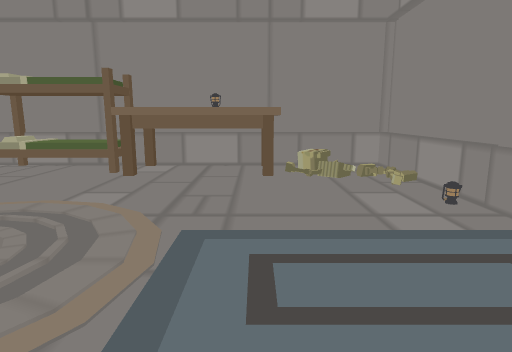
view 1 (above)

18 first-person views from a walk through a 3-D level made in the Unity game engine. The camera is 1.4 m above the floor, tilts 10° down and sees 75° across. The floor is counted in squares, 1 m on a side. Each view is taken from the middle of a square. On the plan, view 1 faces up. The plan holds only what a view shows up to about 15 squares ahead; the rest is blank. The place goes on beyond the plan. The player is left out. Door leaves are left out, so doorways stand open.

view 2
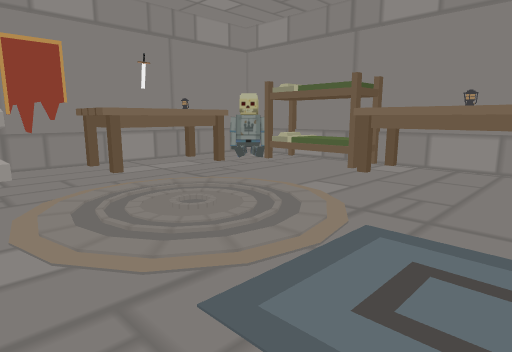

view 3
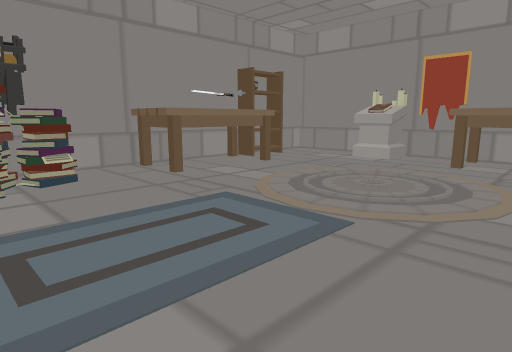

view 4
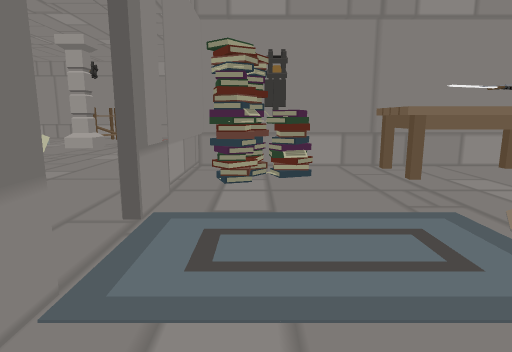

view 5
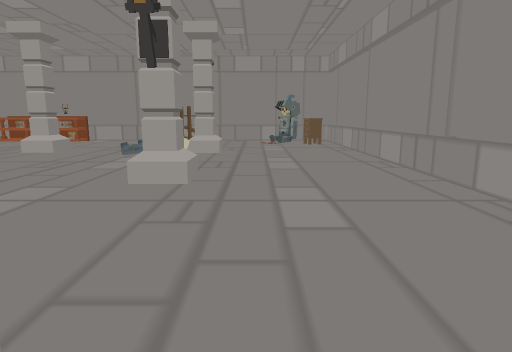

view 6
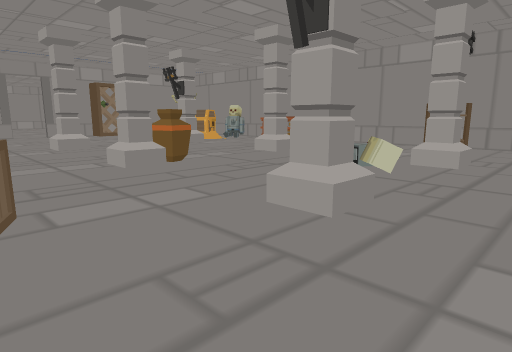

view 7
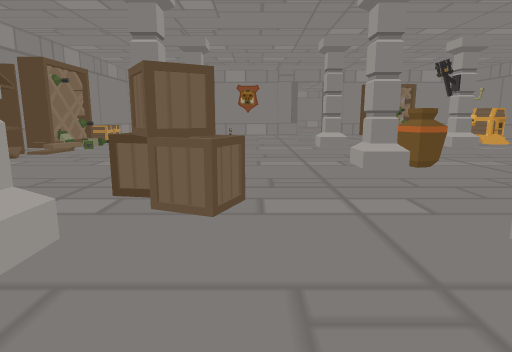

view 8
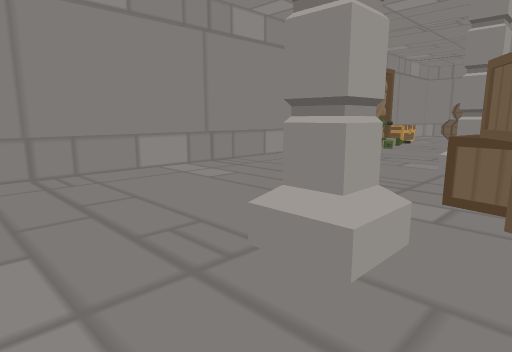

view 9
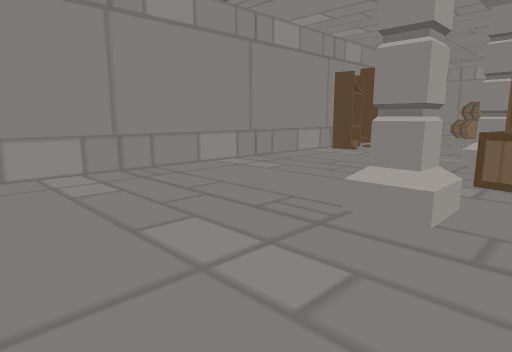

view 10
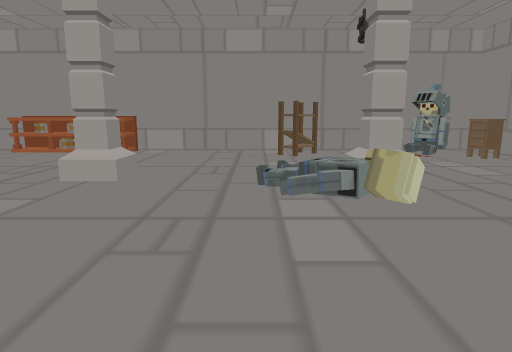

view 11
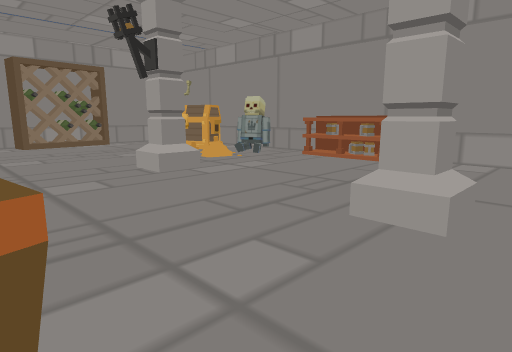

view 12
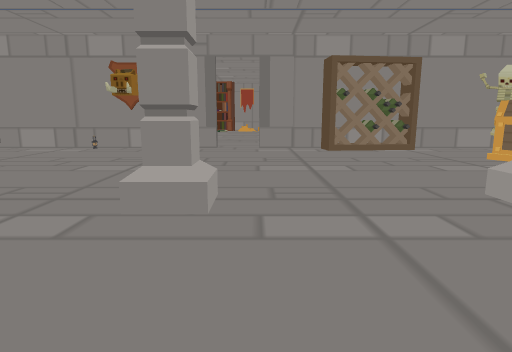

view 13
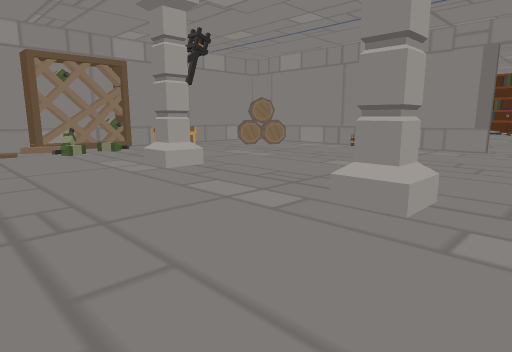

view 14
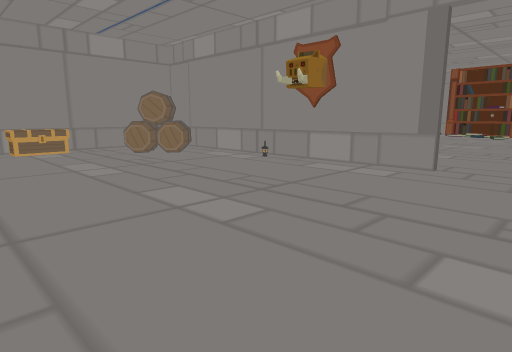

view 15
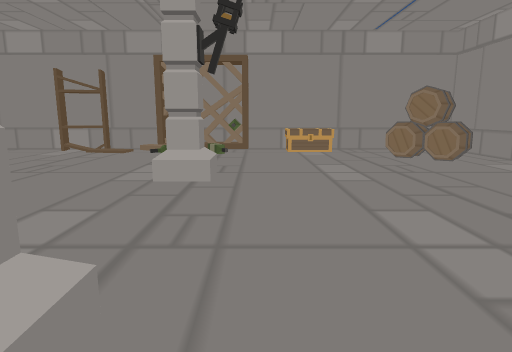

view 16
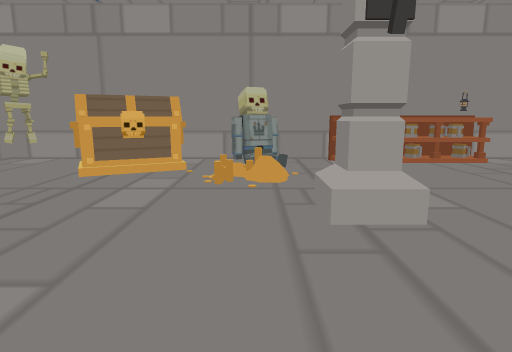

view 17
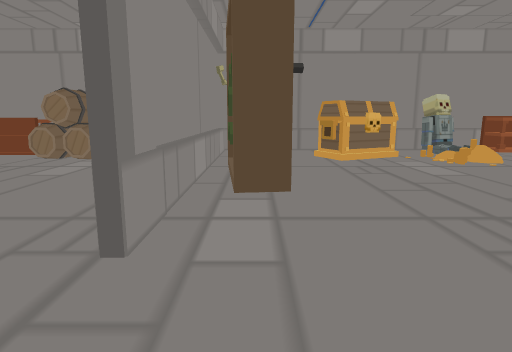

view 18
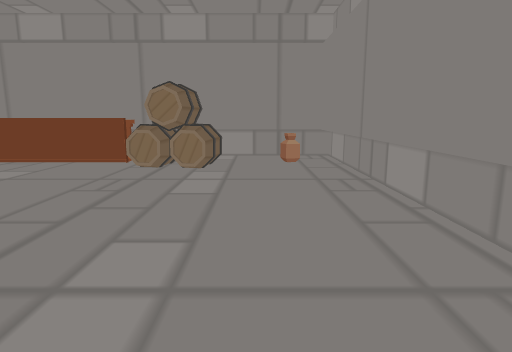

### Floor plan
Points are (right, up) in squares from view 1. A wall is a line through its corners. A room is listed if a view was taken in it or the views show most of it. See-through windows are left out.
Room 1 (views 1, 2, 3, 4)
walls: (3.6, 3.5) (3.6, 9.8); (-3.9, 9.9) (-6.9, 9.9); (3.9, 5.2) (3.9, 9.9) (-3.6, 9.9); (-7, 9.9) (-8.1, 9.9); (-8.9, -3.7) (3.5, -3.7); (3.6, -3.7) (3.6, 1.6)
low walls: (-2.6, -3.5) (-1.9, -3.5); (-1.6, -3.5) (0.5, -3.5); (-5, -3.5) (-2.8, -3.5); (-9, -3.5) (-8.1, -3.5); (3, -3.5) (3.8, -3.5); (3.9, -4.4) (3.9, -0.8)
ways out: open door at (4, 2.5) to room 2
objects: other object (-9, 0) to (-8, 1); other object (-9, 3) to (-8, 7); other object (-9, 6); other object (-9, 8) to (-8, 9); shelf (-7, -3) to (-5, -3); bed (-7, 9) to (-4, 9); other object (-5, -3) to (-2, -2); other object (-3, 8) to (1, 8); other object (-1, 9); other object (1, -2) to (2, -2); other object (2, -3) to (3, -3); other object (2, -2) to (3, -1); other object (2, 9)
Room 2 (views 5, 6, 7, 8, 9, 10, 11, 12, 13, 14, 15, 16, 17, 18)
walls: (33.3, -3.2) (33.3, 8.1); (33.6, -1.8) (33.6, 9.9) (6.1, 9.9); (33.6, -7) (33.6, -9.5); (33.3, -9.4) (33.3, -5.1); (33.6, -9.4) (33.6, -7.2); (33.6, -11.4) (33.6, -14.4) (33.6, -11.4); (29.2, -16.6) (38.2, -16.6); (3.5, -3.7) (3.5, -11.2); (8.4, -16.6) (27.6, -16.6); (39.9, -16.6) (41.5, -16.6); (3.5, -14.5) (3.5, -16.6) (6.8, -16.6)
low walls: (33.3, -7.2) (33.3, -9.5); (21.9, 9.6) (21.4, 9.6); (24.5, 9.6) (23, 9.6); (21.1, 9.6) (18.5, 9.6); (26.4, 9.6) (24.6, 9.6); (22.8, -16.3) (27.5, -16.3); (18.4, 9.6) (6, 9.6); (29.2, -16.3) (30.5, -16.3); (33.3, -13.5) (33.3, -11.4) (33.3, -14.4); (30.9, 9.6) (28.1, 9.6); (33.3, -14.1) (33.3, -13.6); (33.8, -16.3) (37.4, -16.3); (12, -16.3) (17.2, -16.3); (3.8, -1.2) (3.8, -11.1); (8.5, -16.3) (11, -16.3); (3.8, -14) (3.8, -14.6); (3.9, -16.3) (4.9, -16.3)
ways out: open door at (4, 2.5) to room 1; open door at (33.5, -4.5)
objects: drawers (5, -14) to (5, -13); other object (6, -16) to (7, -15); pillar (10, -10); pillar (10, -4) to (10, -3); pillar (10, 3); shelf (11, -15) to (12, -14); other object (11, -7); crate (12, 0) to (14, 2); pot (16, -5) to (17, -5); pillar (17, -10); pillar (17, -4) to (17, -3); pillar (17, 3); shelf (17, 8) to (19, 9); shelf (18, -16) to (22, -15); other object (19, -15); other object (21, 9) to (24, 9); pillar (23, -10) to (24, -10); pillar (23, -4) to (24, -3); pillar (23, 3) to (24, 3); other object (25, -15); other object (27, -14) to (30, -13); chest (27, 9) to (28, 9); barrel (30, 5) to (32, 7); other object (32, -16) to (33, -15); other object (32, -11) to (33, -8); other object (32, 2); vase (35, -15); barrel (37, -14) to (39, -13); shelf (40, -15) to (41, -15)

Where each view was taken, in squares from view 1:
view 1: 0 up, 0 right, facing up
view 2: 0 up, 1 right, facing up-left
view 3: 6 up, 3 right, facing down-left
view 4: 6 up, 2 right, facing down
view 5: 4 up, 8 right, facing down
view 6: 1 up, 7 right, facing down-right
view 7: 0 up, 7 right, facing right
view 8: 1 up, 7 right, facing up-right
view 9: 1 up, 5 right, facing up-right
view 10: 2 down, 13 right, facing down
view 11: 5 down, 15 right, facing down-right
view 12: 5 down, 18 right, facing right
view 13: 6 down, 18 right, facing up-right
view 14: 6 down, 24 right, facing up-right
view 15: 5 down, 25 right, facing up
view 16: 5 down, 25 right, facing down
view 17: 2 down, 32 right, facing down
view 18: 4 down, 36 right, facing down
